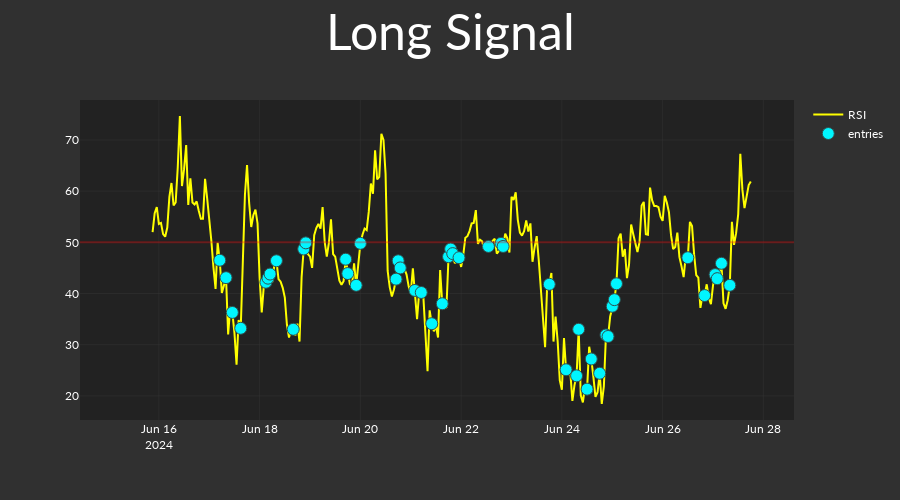

The cell this chart's notebook holds for it:
### Code cell
long_strat = RSIRisingFalling(
    long_short="long",
    shuffle_bool=True,
    rsi_length=np.array([14]),
    below_rsi_cur=np.array([50]),
    below_rsi_p=np.array([50]),
    below_rsi_pp=np.array([50]),
)

set_idx = 0
long_strat.set_cur_ind_tuple(set_idx=set_idx)
long_strat.set_cur_dos_tuple(set_idx=set_idx)
long_strat.set_entries_exits_array(candles=candles)
long_strat.plot_signals(candles=candles)

### Figure 1 — Plotly figure (JSON) as saved in the notebook; plotly's stock layout.template omitted (floating-point values rounded to 4 significant figures; data arrays with more than 128 entries replaced by an {"elided": "..."} marker saying what was removed)
{"data": [{"line": {"color": "yellow"}, "name": "RSI", "type": "scatter", "x": {"elided": "300 str values"}, "y": {"elided": "300 float values"}}, {"marker": {"color": "#00F6FF", "line": {"color": "DarkSlateGrey", "width": 1}, "size": 12, "symbol": "circle"}, "mode": "markers", "name": "entries", "type": "scatter", "x": {"elided": "300 str values"}, "y": {"elided": "300 float values"}}], "layout": {"height": 500, "shapes": [{"line": {"color": "red"}, "opacity": 0.3, "type": "line", "x0": 0, "x1": 1, "xref": "x domain", "y0": 50, "y1": 50, "yref": "y"}], "title": {"font": {"size": 50}, "text": "Long Signal", "x": 0.5, "xanchor": "center"}, "xaxis": {"rangeslider": {"visible": false}}}}
